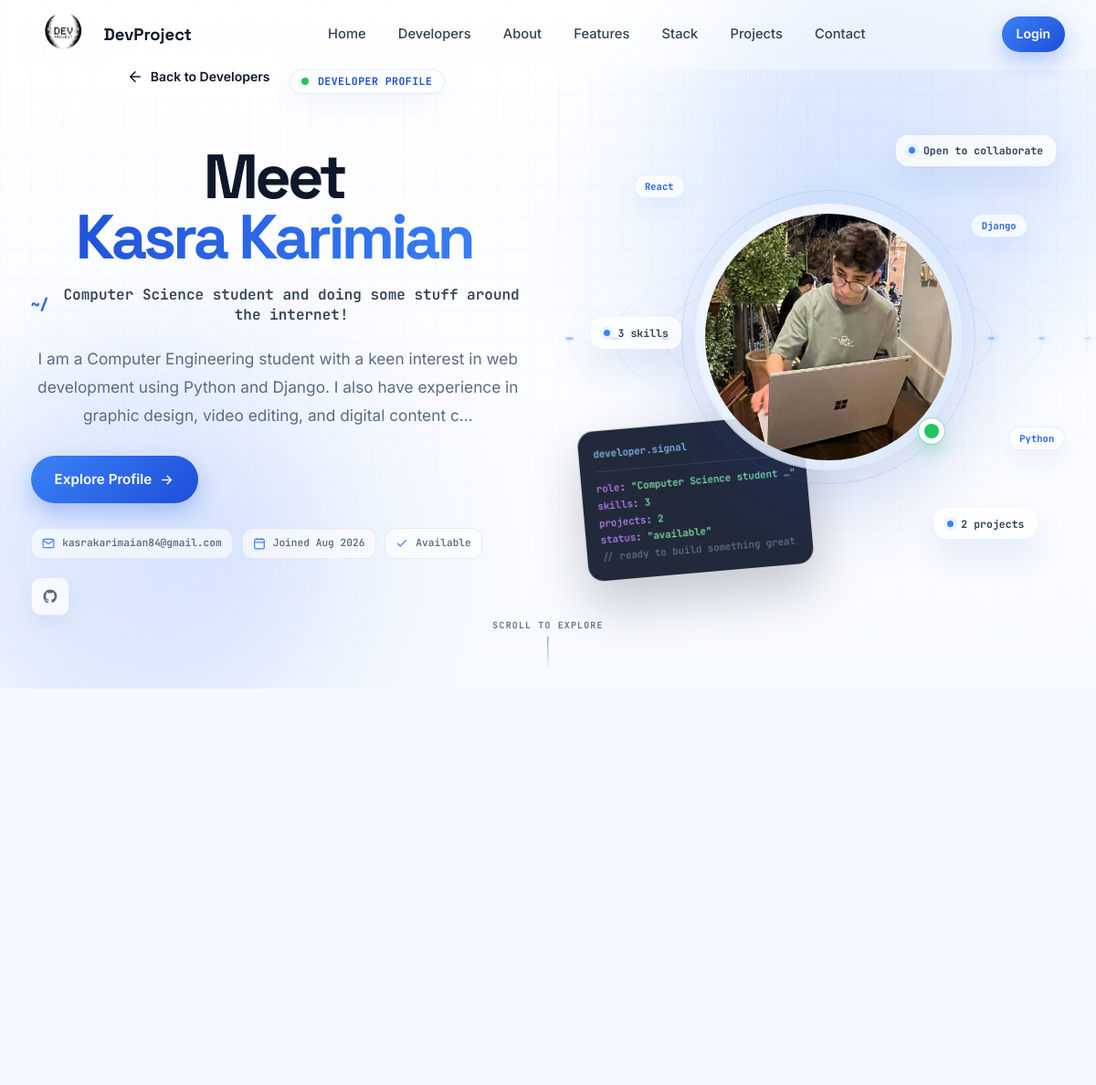
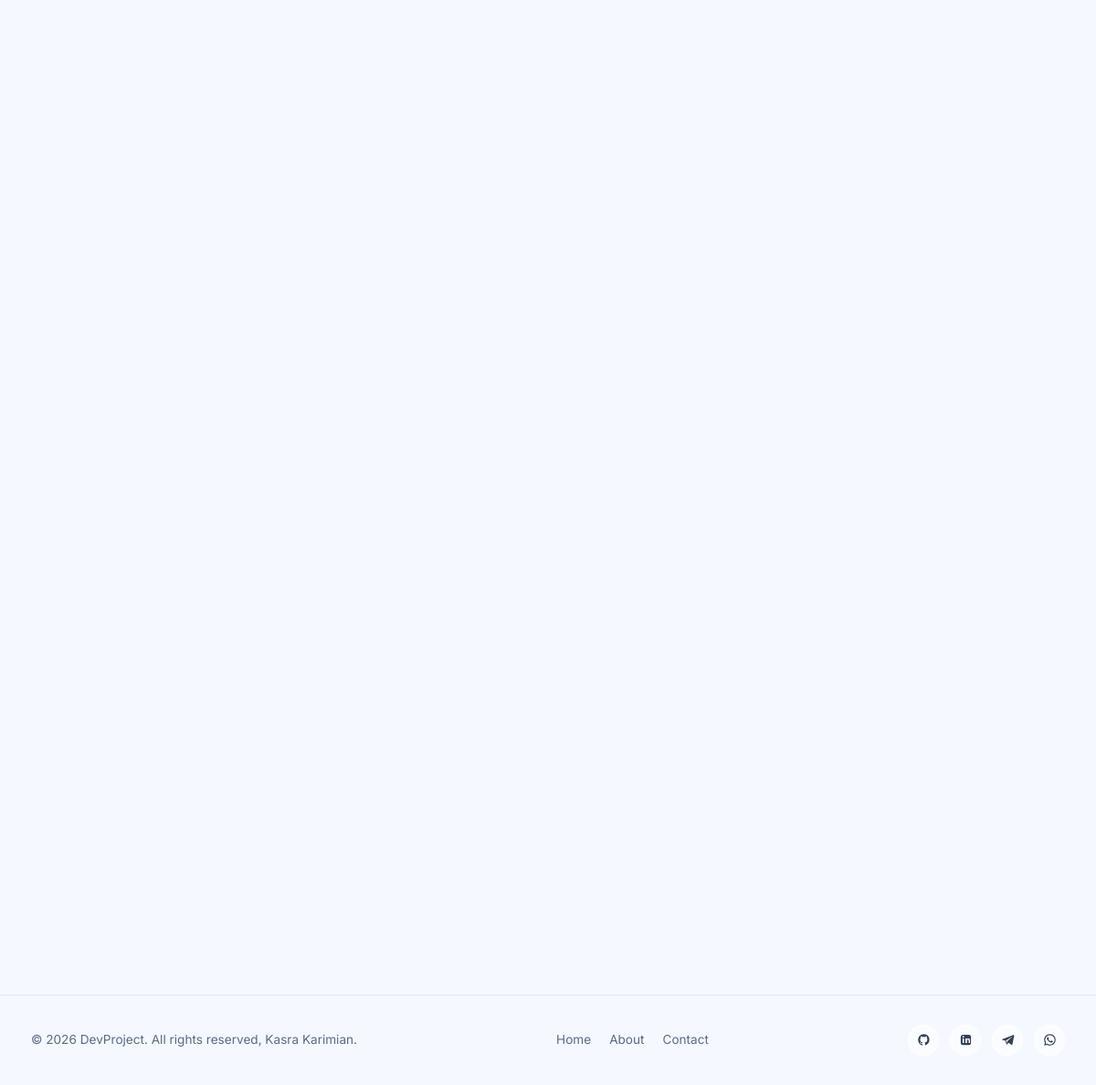
Page /profile/ec0379d7-4492-473b-bfd5-29f56b6f2b1f/ on the committed database (2 pictures, top to bottom).
### users/models.py (models this page shows, shortened)
class profile(models.Model):
    user = models.OneToOneField(User, on_delete=models.CASCADE, null=True, blank=True) # cascade means anytime user deleted profile will deletes too.
    name = models.CharField(max_length=200, null=True, blank=True)
    location = models.CharField(max_length=200, null=True, blank=True)
    username = models.CharField(max_length=200, null=True, blank=True)
    email = models.EmailField(max_length=200, null=True, blank=True)
    short_intro = models.CharField(max_length=200, null=True, blank=True)
    bio = models.TextField(null=True, blank=True)
    profile_image = models.ImageField(null=True, blank=True, upload_to='profiles/', default='profiles/default_profile.jpg')
    social_github = models.CharField(max_length=200, null=True, blank=True)
    social_linkedin = models.CharField(max_length=200, null=True, blank=True)
    social_telegram = models.CharField(max_length=200, null=True, blank=True)
    social_whatsapp = models.CharField(max_length=200, null=True, blank=True)
    social_youtube = models.CharField(max_length=200, null=True, blank=True)
    social_website = models.CharField(max_length=200, null=True, blank=True)
    created = models.DateTimeField(auto_now_add=True)
    id = models.UUIDField(default=uuid.uuid4, unique=True, primary_key=True, editable=False)

class Skill(models.Model):
    owner = models.ForeignKey(profile, on_delete=models.CASCADE, related_name='skills', null=True, blank=True)
    name = models.CharField(max_length=200,null=True, blank=True)
    description = models.TextField(null=True, blank=True)
    created = models.DateTimeField(auto_now_add=True)
    id = models.UUIDField(default=uuid.uuid4, unique=True, primary_key=True, editable=False)

### users/views.py (the view)
# urls.py: path('profile/<str:pk>/', views.userProfile, name="userProfile"),
def userProfile(request, pk):
    profile_item = get_object_or_404(
        profile.objects.prefetch_related('skills'), id=pk
    )
    skills = profile_item.skills.all()
    skills_count = len(skills)  # already prefetched, so len() is free
    projects = list(
        profile_item.project_set.prefetch_related('tags').order_by('-created')
    )
    projects_count = len(projects)
    social_count = 0
    if profile_item.social_github: social_count += 1
    if profile_item.social_linkedin: social_count += 1
    if profile_item.social_website: social_count += 1
    if profile_item.social_whatsapp: social_count += 1
    if profile_item.social_telegram: social_count += 1
    if profile_item.social_youtube: social_count += 1
    context = {
        'profile': profile_item,
        'skills': skills,
        'skills_count': skills_count,
        'social_count': social_count,
        'projects': projects,
        'projects_count': projects_count
    }
    return render(request, 'users/userProfile.html', context)

### users/templates/users/userProfile.html (shortened to what this page needs)
{% extends 'main.html' %}
{% block content%}
<section class="hero profile-hero profile-hero--premium" data-profile-hero>
  <div class="hero__canvas">
    <div class="blob" style="top:-12%; right:-4%; width:460px; height:460px; background:rgba(59,130,246,.12);"></div>
    <div class="blob" style="bottom:-8%; left:-7%; width:420px; height:420px; background:rgba(37,99,235,.09);"></div>
  </div>
  <div class="section-inner">
    <div class="profile-hero__inner">
      <div class="profile-hero__content">
        <a href="{% url 'profiles' %}" class="btn btn--ghost btn--sm back-btn">
          <svg viewBox="0 0 24 24" width="18" height="18" fill="none" stroke="currentColor" stroke-width="2" stroke-linecap="round" stroke-linejoin="round">
            <path d="M19 12H5M12 19l-7-7 7-7"/>
          </svg>
          Back to Developers
        </a>
        <span class="profile-eyebrow">
          <span class="profile-eyebrow__pulse"></span>
          Developer Profile
        </span>
        <h1 class="profile-name">
          Meet<br>
          <span class="profile-name__accent">{{ profile.name|default:profile.username }}</span>
        </h1>
        <p class="profile-role">{{ profile.short_intro|default:"Full Stack Developer" }}</p>
        <p class="profile-hero__bio">
          {% if profile.bio %}
            {{ profile.bio|truncatechars:180 }}
          {% else %}
            Building thoughtful digital products, solving difficult problems, and turning ideas into something people can use.
          {% endif %}
        </p>
        <div class="profile-hero__actions">
          <a href="#profile-details" class="btn btn--primary">
            Explore Profile
            <svg viewBox="0 0 24 24" width="17" height="17" fill="none" stroke="currentColor" stroke-width="2" stroke-linecap="round" stroke-linejoin="round">
              <path d="M5 12h14M13 6l6 6-6 6"/>
            </svg>
          </a>
        </div>
        <div class="profile-hero__meta">
          <span class="profile-hero__meta-item">
            <svg viewBox="0 0 24 24" width="14" height="14" fill="none" stroke="currentColor" stroke-width="2">
              <path d="M4 4h16c1.1 0 2 .9 2 2v12c0 1.1-.9 2-2 2H4c-1.1 0-2-.9-2-2V6c0-1.1.9-2 2-2z"/><polyline points="22,6 12,13 2,6"/>
            </svg>
            {{ profile.email|default:"email@example.com" }}
          </span>
          <span class="profile-hero__meta-item">
            <svg viewBox="0 0 24 24" width="14" height="14" fill="none" stroke="currentColor" stroke-width="2">
              <rect x="3" y="4" width="18" height="18" rx="2"/><line x1="16" y1="2" x2="16" y2="6"/><line x1="8" y1="2" x2="8" y2="6"/><line x1="3" y1="10" x2="21" y2="10"/>
            </svg>
            Joined {{ profile.created|date:"M Y" }}
          </span>
          <span class="profile-hero__meta-item">
            <svg viewBox="0 0 24 24" width="14" height="14" fill="none" stroke="currentColor" stroke-width="2">
              <polyline points="20 6 9 17 4 12"/>
            </svg>
            {% if profile.bio %}Available{% else %}Profile active{% endif %}
          </span>
        </div>
        <div class="profile-hero__socials">
          {% if profile.social_github %}<a href="{{ profile.social_github }}" target="_blank" rel="noopener" aria-label="GitHub" class="social-link"></a>{% endif %}
        </div>
      </div>
      <div class="profile-signal" data-profile-parallax>
        <div class="profile-skill-cloud">
          {% for skill in skills|slice:":6" %}
            <span class="profile-skill-chip" style="--dur:{{ forloop.counter|add:3 }}s; --delay:-{{ forloop.counter }}s;">{{ skill.name }}</span>
          {% empty %}
            <span class="profile-skill-chip" style="--dur:5s;">Python</span>
            <span class="profile-skill-chip" style="--dur:6s;">Django</span>
            <span class="profile-skill-chip" style="--dur:4.5s;">JavaScript</span>
            <span class="profile-skill-chip" style="--dur:5.5s;">Git</span>
          {% endfor %}
        </div>
        <div class="profile-core" data-parallax-layer="core">
          {% if profile.profile_image %}
            <img class="profile-core__image" src="{{ profile.profile_image.url }}" alt="{{ profile.name|default:profile.username }}" width="290" height="290" fetchpriority="high" />
          {% else %}
            <div class="profile-core__placeholder">
              <svg viewBox="0 0 24 24" fill="none" stroke="currentColor" stroke-width="1.3"><path d="M20 21v-2a4 4 0 0 0-4-4H8a4 4 0 0 0-4 4v2"/><circle cx="12" cy="7" r="4"/></svg>
            </div>
          {% endif %}
          <span class="profile-core__status"></span>
        </div>
        <span class="profile-float profile-float--top" data-parallax-layer="top"><span class="profile-float__dot"></span>{% if profile.bio %}Open to collaborate{% else %}Profile active{% endif %}</span>
        <span class="profile-float profile-float--left" data-parallax-layer="left"><span class="profile-float__dot"></span>{{ skills_count }} skills</span>
        <span class="profile-float profile-float--bottom" data-parallax-layer="bottom"><span class="profile-float__dot"></span>{{ projects_count }} projects</span>
        <div class="profile-code-card" data-parallax-layer="code">
          <span class="profile-code-line"><span class="profile-code-key">role</span>: <span class="profile-code-value">"{{ profile.short_intro|default:"Full Stack Developer"|truncatechars:26 }}"</span></span>
          <span class="profile-code-line"><span class="profile-code-key">skills</span>: <span class="profile-code-value">{{ skills_count }}</span></span>
          <span class="profile-code-line"><span class="profile-code-key">projects</span>: <span class="profile-code-value">{{ projects_count }}</span></span>
          <span class="profile-code-line"><span class="profile-code-key">status</span>: <span class="profile-code-value">"{% if profile.bio %}available{% else %}active{% endif %}"</span></span>
          <span class="profile-code-line profile-code-comment">// ready to build something great</span>
        </div>
      </div>
    </div>
  </div>
  <div class="profile-scroll">Scroll to explore</div>
</section>
<section class="section section--tint" id="profile-details">
  <div class="section-inner">
    <div class="profile-grid">
      <div class="profile-main">
      </div>
      <aside class="profile-sidebar">
      </aside>
    </div>
  </div>
</section>
{% endblock %}

### rows in the picture
profile: short_intro "Computer Science student and doing some stuff around the internet!", bio "I am a Computer Engineering student with a keen interest in web development using Python and Django. I also have experience in graphic design, video editing, and digital content c…", email "kasrakarimaian84@gmail.com", created "Aug 2026", profile_image (picture), short_intro "Computer Science student …"
Skill: name "React"
Skill: name "Django"
Skill: name "Python"

### other values in the picture
{{ skills_count }} "3"
{{ projects_count }} "2"
